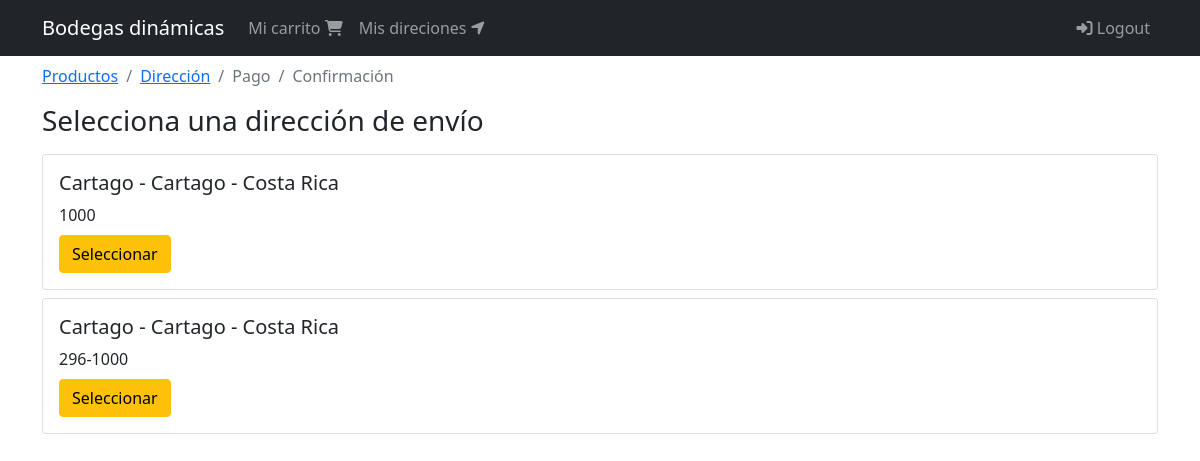
Before: /orden/seleccionar/direccion (signed in) with the older database file.
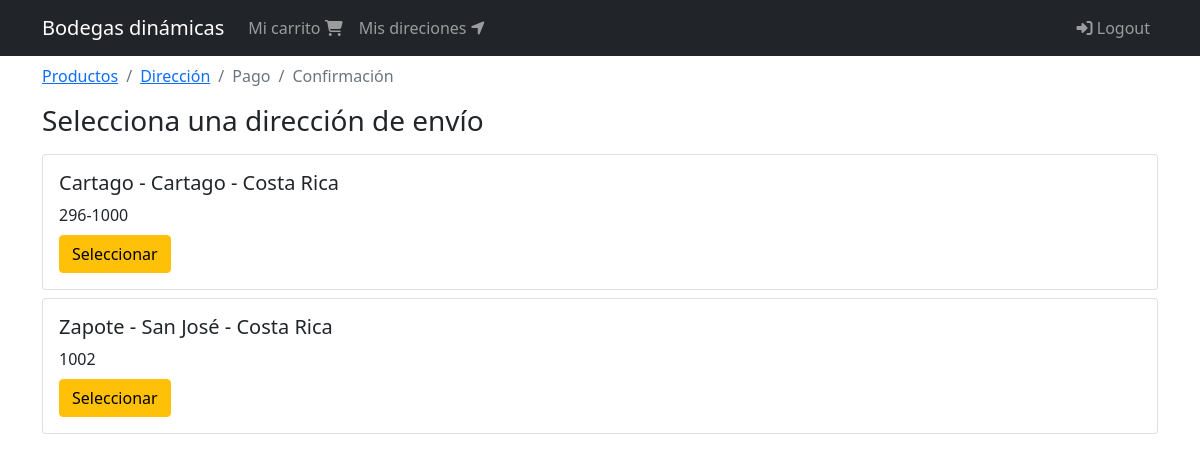
After: the same page with the newer database file.
### shipping_addresses/models.py (models this page shows, shortened)
class ShippingAddress(models.Model):
  user = models.ForeignKey(User, null=False, blank=False, on_delete=models.CASCADE )
  line1 = models.CharField(max_length=200)
  line2 = models.CharField(max_length=200, blank=True)
  city = models.CharField(max_length=100)
  state = models.CharField(max_length=100)
  country = models.CharField(max_length=50)
  reference = models.CharField(max_length=300)
  postal_code = models.CharField(max_length=20, null=False, blank=False)
  default = models.BooleanField(default=False)
  created_at = models.DateTimeField(auto_now_add=True)
  @property
  def address(self):
    return '{} - {} - {}'.format(self.city, self.state, self.country)

### orders/views.py (the view)
# urls.py: path('seleccionar/direccion', views.select_address, name='select_address'),
@login_required(login_url='login')
def select_address(request):
    shipping_addresses = request.user.shippingaddress_set.all()
    return render(request, 'orders/select_address.html', {
      'breadcrumb':breadcrumb(address=True),
      'shipping_addresses':shipping_addresses
    })

### orders/utils.py (called while the page is built)
def breadcrumb(products=True, address=False, payment=False, confirmation=False):
  return [
    {'title':'Productos', 'active':products, 'url': reverse('orders:order') },
    {'title':'Dirección', 'active':address, 'url': reverse('orders:address') },
    {'title':'Pago', 'active':payment, 'url': reverse('orders:order') },
    {'title':'Confirmación', 'active':confirmation, 'url': reverse('orders:order') },
  ]

### orders/templates/orders/select_address.html
{% extends 'base.html' %}
{% block breadcrumb %}
  {% include 'orders/snippets/breadcrumb.html' %}
{% endblock %}
{% block content %}
  <div class="col">
    <div class="h3">Selecciona una dirección de envío</div>
  </div>
  <div class="mt-2">
    {% for shipping_address in shipping_addresses %}
    <div class="card mb-2">
      <div class="card-body">
        <h5 class="card-title">{{ shipping_address.address }}</h5>
        <p class="card-title">{{ shipping_address.postal_code }}</p>
        <a href="{% url 'orders:check_address' shipping_address.pk %}" class="btn btn-warning">
          Seleccionar
        </a>
      </div>
    </div>
    {% endfor %}
  </div>
{% endblock %}

Changed rows visible on the page:
removed ShippingAddress: address "Cartago - Cartago - Costa Rica", postal_code "1000"
added ShippingAddress: address "Zapote - San José - Costa Rica", postal_code "1002"
